Frame 1 (no input): blank canvas, image omitted
Frame 60 (the mouse pressed at the canvas centre just before this capture): blank canvas, image omitted
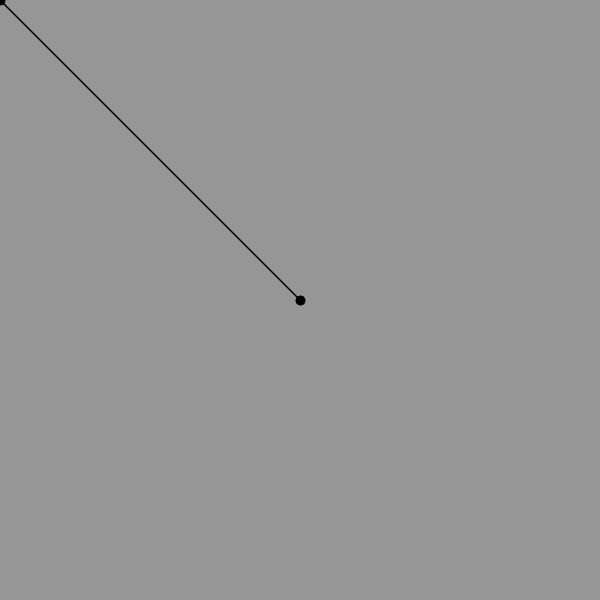
Frame 120 (the mouse held since frame 60 and released just before this capture)

The Processing sketch whose frames 1 and 60 were blank and that drew this single picture after the mouse press (run headless with seeded random() and noise(); from frame 60 on, the mouse is pressed at the canvas centre):

// Processing sketch: processing_40746
// ── processing_40746.pde


void setup() {
  size(600, 600);
  background(150);
  smooth();
}

void draw() {
  fill(random(100), random(100),random(100)); 
  strokeWeight(random (10));
  line(pmouseX, pmouseY, mouseX, mouseY); 

 
}

void mousePressed() {
ellipse(mouseX, mouseY, random(300), random(300));  
}
